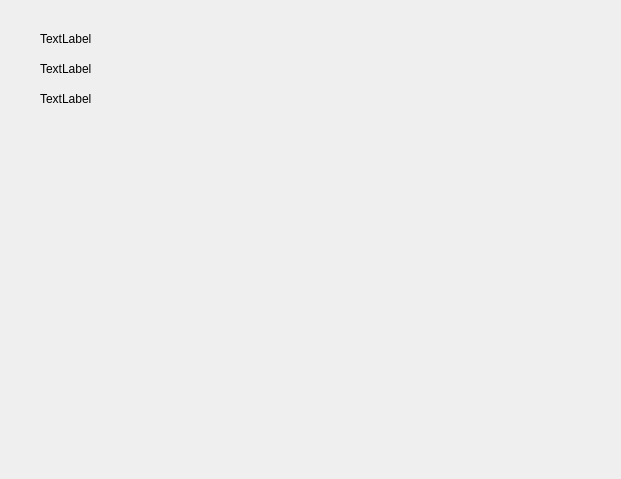
<?xml version="1.0" encoding="UTF-8"?>
<ui version="4.0">
 <class>BlockEditor</class>
 <widget class="QWidget" name="BlockEditor">
  <property name="geometry">
   <rect>
    <x>0</x>
    <y>0</y>
    <width>621</width>
    <height>479</height>
   </rect>
  </property>
  <property name="windowTitle">
   <string>Form</string>
  </property>
  <widget class="QLabel" name="label">
   <property name="geometry">
    <rect>
     <x>40</x>
     <y>30</y>
     <width>67</width>
     <height>17</height>
    </rect>
   </property>
   <property name="text">
    <string>TextLabel</string>
   </property>
  </widget>
  <widget class="QLabel" name="label_2">
   <property name="geometry">
    <rect>
     <x>40</x>
     <y>60</y>
     <width>67</width>
     <height>17</height>
    </rect>
   </property>
   <property name="text">
    <string>TextLabel</string>
   </property>
  </widget>
  <widget class="QLabel" name="label_3">
   <property name="geometry">
    <rect>
     <x>40</x>
     <y>90</y>
     <width>67</width>
     <height>17</height>
    </rect>
   </property>
   <property name="text">
    <string>TextLabel</string>
   </property>
  </widget>
 </widget>
 <resources/>
 <connections/>
</ui>
